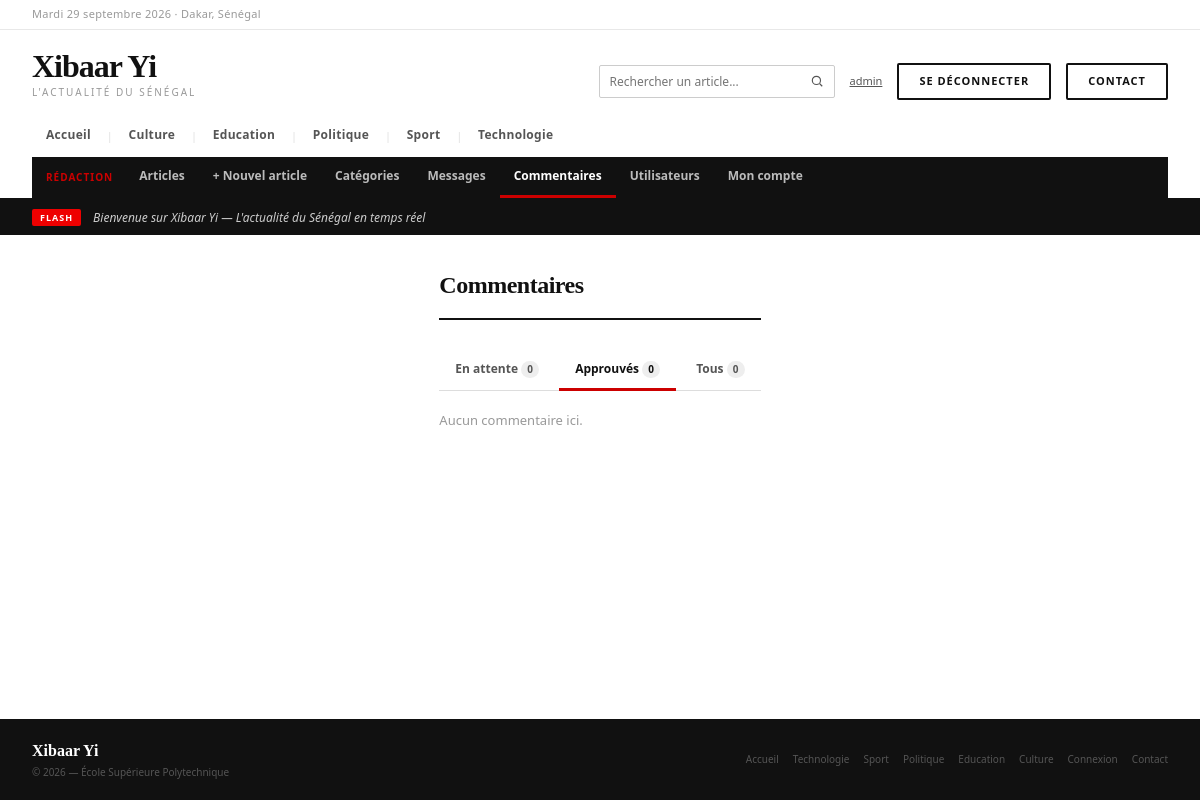
Page /admin/commentaires/liste.php?statut=approuve (signed in) on the earlier database version.
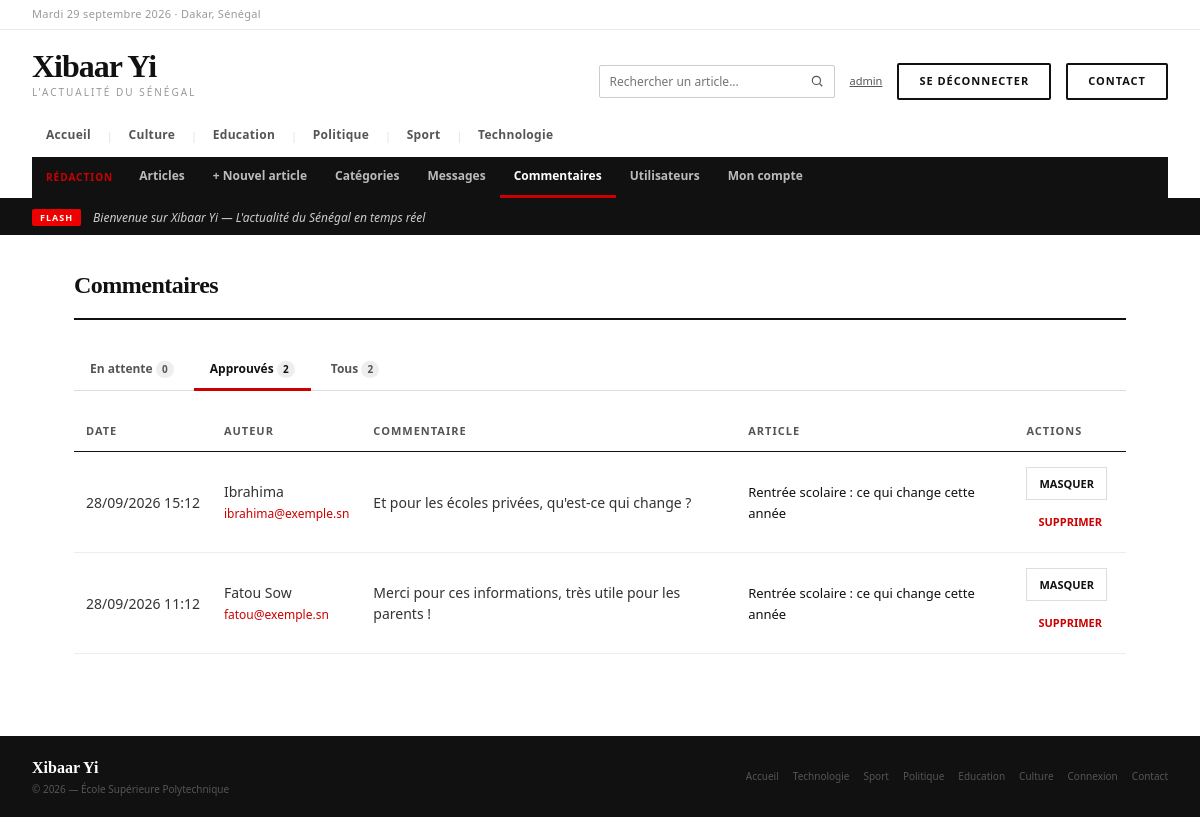
Same page on the later database version.
### tables this page shows
CREATE TABLE IF NOT EXISTS categories (
    id  INT AUTO_INCREMENT PRIMARY KEY,
    nom VARCHAR(100) NOT NULL UNIQUE
);

CREATE TABLE IF NOT EXISTS commentaires (
    id            INT AUTO_INCREMENT PRIMARY KEY,
    id_article    INT NOT NULL,
    nom           VARCHAR(100) NOT NULL,
    email         VARCHAR(150) NOT NULL,
    contenu       TEXT NOT NULL,
    date_envoi    DATETIME NOT NULL DEFAULT CURRENT_TIMESTAMP,
    statut        ENUM('en_attente', 'approuve') NOT NULL DEFAULT 'en_attente',
    FOREIGN KEY (id_article) REFERENCES articles(id) ON DELETE CASCADE
);

CREATE TABLE IF NOT EXISTS articles (
    id                 INT AUTO_INCREMENT PRIMARY KEY,
    titre              VARCHAR(255) NOT NULL,
    description_courte TEXT NOT NULL,
    contenu            LONGTEXT NOT NULL,
    image              VARCHAR(255) DEFAULT '',
    date_publication   DATETIME NOT NULL DEFAULT CURRENT_TIMESTAMP,
    vues               INT NOT NULL DEFAULT 0,
    id_categorie       INT NOT NULL,
    id_auteur          INT NOT NULL,
    FOREIGN KEY (id_categorie) REFERENCES categories(id) ON DELETE CASCADE,
    FOREIGN KEY (id_auteur)    REFERENCES utilisateurs(id) ON DELETE CASCADE
);

### includes/config.php (called while the page is built, shortened)
<?php
function url($chemin = '')
{
    return BASE_URL . '/' . ltrim($chemin, '/');
}

### public/admin/commentaires/liste.php (the view, shortened to what this page needs)
<?php
require_once __DIR__ . '/../../../includes/auth.php';
$filtres = [
    'en_attente' => 'En attente',
    'approuve'   => 'Approuvés',
    'tous'       => 'Tous',
];
$filtre = isset($filtres[$_GET['statut'] ?? '']) ? $_GET['statut'] : 'en_attente';
$where  = $filtre === 'tous' ? '' : 'WHERE c.statut = ?';
$params = $filtre === 'tous' ? [] : [$filtre];
$stmt = $pdo->prepare("
    SELECT c.*, a.titre AS article_titre
    FROM commentaires c
    JOIN articles a ON c.id_article = a.id
    $where
    ORDER BY c.date_envoi DESC
");
$stmt->execute($params);
$commentaires = $stmt->fetchAll(PDO::FETCH_ASSOC);
$compteurs = ['en_attente' => 0, 'approuve' => 0];
foreach ($pdo->query("SELECT statut, COUNT(*) AS n FROM commentaires GROUP BY statut") as $ligne) {
    $compteurs[$ligne['statut']] = (int) $ligne['n'];
}
$compteurs['tous'] = $compteurs['en_attente'] + $compteurs['approuve'];
include __DIR__ . '/../../../includes/entete.php';
?>
<div style="max-width:1100px; margin:32px auto; padding:0 24px;">
    <div class="page-header">
        <h1 class="page-title">Commentaires</h1>
    </div>
    <nav class="onglets">
        <?php foreach ($filtres as $cle => $libelle) : ?>
            <a href="<?= url('admin/commentaires/liste.php') ?>?statut=<?= $cle ?>"
               class="<?= $cle === $filtre ? 'actif' : '' ?>">
                <?= $libelle ?> <span class="onglet-compteur"><?= $compteurs[$cle] ?></span>
            </a>
        <?php endforeach; ?>
    </nav>
    <?php if (empty($commentaires)) : ?>
        <p style="font-size:13px; color:#999;">Aucun commentaire ici.</p>
    <?php else : ?>
        <table class="table">
            <thead>
                <tr>
                    <th>Date</th>
                    <th>Auteur</th>
                    <th>Commentaire</th>
                    <th>Article</th>
                    <th>Actions</th>
                </tr>
            </thead>
            <tbody>
                <?php foreach ($commentaires as $c) : ?>
                <tr style="<?= $c['statut'] === 'en_attente' ? 'background:#fffaf5;' : '' ?>">
                    <td style="white-space:nowrap;">
                        <?= date('d/m/Y H:i', strtotime($c['date_envoi'])) ?>
                    </td>
                    <td>
                        <?= htmlspecialchars($c['nom']) ?><br>
                        <a href="mailto:<?= htmlspecialchars($c['email']) ?>" style="font-size:12px; color:#cc0000;">
                            <?= htmlspecialchars($c['email']) ?>
                        </a>
                    </td>
                    <td><?= nl2br(htmlspecialchars($c['contenu'])) ?></td>
                    <td>
                        <a href="<?= url('article.php') ?>?id=<?= $c['id_article'] ?>#commentaires" style="color:#111; font-size:13px;">
                            <?= htmlspecialchars($c['article_titre']) ?>
                        </a>
                    </td>
                    <td>
                        <div style="display:flex; flex-direction:column; gap:6px; align-items:flex-start;">
                            <?php if ($c['statut'] === 'en_attente') : ?>
                            <form method="POST" action="<?= url('admin/commentaires/action.php') ?>" class="form-inline">
                                <?= csrf_champ() ?>
                                <input type="hidden" name="id" value="<?= $c['id'] ?>">
                                <input type="hidden" name="action" value="approuver">
                                <input type="hidden" name="retour" value="<?= $filtre ?>">
                                <button type="submit" class="btn btn-secondary" style="cursor:pointer; font-family:inherit;">Approuver</button>
                            </form>
                            <?php else : ?>
                            <form method="POST" action="<?= url('admin/commentaires/action.php') ?>" class="form-inline">
                                <button type="submit" class="btn btn-secondary" style="cursor:pointer; font-family:inherit; white-space:nowrap;">Masquer</button>
                            </form>
                            <?php endif; ?>
                            <form method="POST" action="<?= url('admin/commentaires/action.php') ?>" class="form-inline"
                                  onsubmit="return confirm('Supprimer ce commentaire ?')">
                                <button type="submit" class="btn btn-danger">Supprimer</button>
                            </form>
                        </div>
                    </td>
                </tr>
                <?php endforeach; ?>
            </tbody>
        </table>
    <?php endif; ?>
</div>
<?php include __DIR__ . '/../../../includes/pied.php'; ?>

### includes/entete.php (shortened to what this page needs)
<?php
require_once __DIR__ . '/config.php';
?>
<!DOCTYPE html>
<html lang="fr">
<head>
    <link rel="stylesheet" href="<?= url('assets/css/style.css') ?>">
</head>
<body>
<div class="site">
    <div class="topbar">
        <div class="topbar-date">
            <?php
            $jours_fr = ['Monday'=>'Lundi','Tuesday'=>'Mardi','Wednesday'=>'Mercredi','Thursday'=>'Jeudi','Friday'=>'Vendredi','Saturday'=>'Samedi','Sunday'=>'Dimanche'];
            $mois_fr = ['January'=>'janvier','February'=>'février','March'=>'mars','April'=>'avril','May'=>'mai','June'=>'juin','July'=>'juillet','August'=>'août','September'=>'septembre','October'=>'octobre','November'=>'novembre','December'=>'décembre'];
            $nom_jour = $jours_fr[date('l')] ?? date('l');
            $nom_mois = $mois_fr[date('F')]  ?? date('F');
            echo $nom_jour . ' ' . date('j') . ' ' . $nom_mois . ' ' . date('Y') . ' · Dakar, Sénégal';
            ?>
        </div>
    </div>
    <div class="header">
        <div class="header-main">
            <a href="<?= url('index.php') ?>" style="text-decoration:none;">
                <div class="logo-wordmark">Xibaar Yi</div>
                <div class="logo-tagline">L'actualité du Sénégal</div>
            </a>
            <div class="header-actions">
                <form method="GET" action="<?= url('index.php') ?>" class="recherche" role="search">
                    <input type="search" name="q" placeholder="Rechercher un article..." aria-label="Rechercher un article"
                           value="<?= htmlspecialchars($_GET['q'] ?? '', ENT_QUOTES, 'UTF-8') ?>">
                    <button type="submit" aria-label="Lancer la recherche">
                        <svg width="14" height="14" viewBox="0 0 24 24" fill="none" stroke="currentColor" stroke-width="2"><circle cx="11" cy="11" r="7"/><path d="M21 21l-4.3-4.3"/></svg>
                    </button>
                </form>
                <?php if (isset($_SESSION['user_role'])) : ?>
                    <a href="<?= url('admin/compte.php') ?>" class="lien-compte" title="Mon compte">
                        <?php echo htmlspecialchars($_SESSION['user_login'], ENT_QUOTES, 'UTF-8'); ?>
                    </a>
                    <a href="<?= url('deconnexion.php') ?>" class="btn-cnx">Se déconnecter</a>
                <?php else : ?>
                    <a href="<?= url('connexion.php') ?>" class="btn-cnx">Se connecter</a>
                <?php endif; ?>
                <a href="<?= url('contact.php') ?>" class="btn-cnx">Contact</a>
            </div>
        </div>
        <nav class="nav-cats">
            <?php $active_all = (basename($_SERVER['SCRIPT_NAME'] ?? '') === 'index.php' && empty($_GET['categorie'])) ? 'active' : ''; ?>
            <a href="<?= url('index.php') ?>" class="<?php echo $active_all; ?>">Accueil</a>
            <?php
            if (isset($pdo)) {
                $stmt_nav = $pdo->query("SELECT id, nom FROM categories ORDER BY nom ASC");
                while ($cat = $stmt_nav->fetch(PDO::FETCH_ASSOC)) {
                    $nom = $cat['nom'];
                    $is_active = (isset($_GET['categorie']) && $_GET['categorie'] === $nom) ? 'active' : '';
                    echo '<span class="sep">|</span>';
                    echo '<a href="' . url('index.php') . '?categorie=' . urlencode($nom) . '" class="' . $is_active . '">';
                    echo htmlspecialchars($nom);
                    echo '</a>';
                }
            }
            ?>
        </nav>
        <?php if (in_array($_SESSION['user_role'] ?? '', ['editeur', 'administrateur'], true)) : ?>
            <?php
            $requetes_compteurs = [
                'admin/messages/liste.php'     => "SELECT COUNT(*) FROM messages_contact WHERE lu = 0",
                'admin/commentaires/liste.php' => "SELECT COUNT(*) FROM commentaires WHERE statut = 'en_attente'",
            ];
            $compteurs_admin = [];
            foreach ($requetes_compteurs as $chemin => $sql) {
                try {
                    $compteurs_admin[$chemin] = (int) $pdo->query($sql)->fetchColumn();
                } catch (PDOException $e) {
                }
            }
            $page_admin = $_SERVER['SCRIPT_NAME'] ?? '';
            $liens_admin = [
                'admin/articles/liste.php'     => 'Articles',
                'admin/articles/ajouter.php'   => '+ Nouvel article',
                'admin/categories/liste.php'   => 'Catégories',
                'admin/messages/liste.php'     => 'Messages',
                'admin/commentaires/liste.php' => 'Commentaires',
            ];
            if ($_SESSION['user_role'] === 'administrateur') {
                $liens_admin['admin/utilisateurs/liste.php'] = 'Utilisateurs';
            }
            $liens_admin['admin/compte.php'] = 'Mon compte';
            $lien_actif = null;
            foreach ($liens_admin as $chemin => $libelle) {
                if (substr($page_admin, -strlen($chemin)) === $chemin) {
                    $lien_actif = $chemin;
                }
            }
            ?>
            <nav class="nav-admin">
                <span class="nav-admin-titre">Rédaction</span>
                <?php foreach ($liens_admin as $chemin => $libelle) : ?>
                    <a href="<?= url($chemin) ?>" class="<?= $chemin === $lien_actif ? 'active' : '' ?>">
                        <?= $libelle ?>
                    </a>
                <?php endforeach; ?>
            </nav>
        <?php endif; ?>
    </div>
    <div class="ticker">
        <div class="ticker-label">FLASH</div>
        <div class="ticker-text">Bienvenue sur Xibaar Yi — L'actualité du Sénégal en temps réel</div>
    </div>

### includes/pied.php
<?php
require_once __DIR__ . '/config.php';
?>
    <div class="footer">
        <div>
            <a href="<?= url('index.php') ?>" style="text-decoration: none;">
                <div class="footer-logo">Xibaar Yi</div>
            </a>
            <div class="footer-text">
                &copy; <?php echo date('Y'); ?> — École Supérieure Polytechnique
            </div>
        </div>
        <div class="footer-links">
            <a href="<?= url('index.php') ?>">Accueil</a>
            <a href="<?= url('index.php') ?>?categorie=Technologie">Technologie</a>
            <a href="<?= url('index.php') ?>?categorie=Sport">Sport</a>
             <a href="<?= url('index.php') ?>?categorie=Politique">Politique</a>
              <a href="<?= url('index.php') ?>?categorie=Education">Education</a>
               <a href="<?= url('index.php') ?>?categorie=Culture">Culture</a>
            <a href="<?= url('connexion.php') ?>">Connexion</a>
            <a href="<?= url('contact.php') ?>">Contact</a>
        </div>
    </div>
</div>
</body>
</html>

Differences in the rows shown:
added commentaires: date_envoi "28/09/2026 15:12", nom "Ibrahima", email "ibrahima@exemple.sn", contenu "Et pour les écoles privées, qu'est-ce qui change ?", id_article.titre "Rentrée scolaire : ce qui change cette année"
added commentaires: date_envoi "28/09/2026 11:12", nom "Fatou Sow", email "fatou@exemple.sn", contenu "Merci pour ces informations, très utile pour les parents !", id_article.titre "Rentrée scolaire : ce qui change cette année"
Other differences:
new list line: "Approuvés 2"
new list line: "Tous 2"
text no longer shown: "Aucun commentaire ici."
text now shown: "DATE AUTEUR COMMENTAIRE ARTICLE ACTIONS"
list line gone: "Approuvés 0"
list line gone: "Tous 0"
